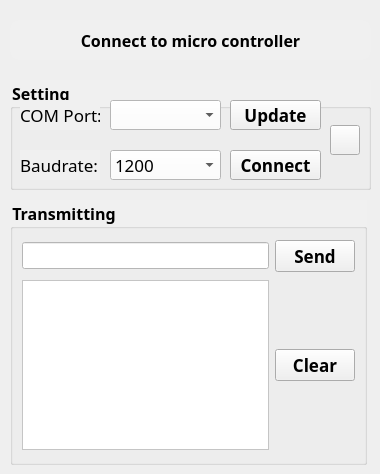
        <widget class="QWidget" name="pg_Connect">
         <widget class="QFrame" name="fr_Connect">
          <property name="geometry">
           <rect>
            <x>10</x>
            <y>20</y>
            <width>361</width>
            <height>40</height>
           </rect>
          </property>
          <property name="styleSheet">
           <string notr="true">background-color: rgb(240, 240, 240);
color: black;
border-radius:10px;</string>
          </property>
          <property name="frameShape">
           <enum>QFrame::StyledPanel</enum>
          </property>
          <property name="frameShadow">
           <enum>QFrame::Raised</enum>
          </property>
          <widget class="QLabel" name="label_61">
           <property name="geometry">
            <rect>
             <x>0</x>
             <y>10</y>
             <width>361</width>
             <height>21</height>
            </rect>
           </property>
           <property name="font">
            <font>
             <family>3DS Fonticon CID</family>
             <pointsize>12</pointsize>
             <weight>75</weight>
             <bold>true</bold>
            </font>
           </property>
           <property name="styleSheet">
            <string notr="true"/>
           </property>
           <property name="text">
            <string>Connect to micro controller</string>
           </property>
           <property name="alignment">
            <set>Qt::AlignCenter</set>
           </property>
          </widget>
         </widget>
         <widget class="QGroupBox" name="groupBox">
          <property name="geometry">
           <rect>
            <x>10</x>
            <y>80</y>
            <width>361</width>
            <height>110</height>
           </rect>
          </property>
          <property name="font">
           <font>
            <family>3ds</family>
            <pointsize>12</pointsize>
            <weight>75</weight>
            <bold>true</bold>
           </font>
          </property>
          <property name="styleSheet">
           <string notr="true">background-color: rgb(240, 240, 240);</string>
          </property>
          <property name="title">
           <string>Setting</string>
          </property>
          <widget class="QLabel" name="lb_baud">
           <property name="geometry">
            <rect>
             <x>10</x>
             <y>70</y>
             <width>80</width>
             <height>30</height>
            </rect>
           </property>
           <property name="font">
            <font>
             <family>3ds</family>
             <pointsize>13</pointsize>
             <weight>50</weight>
             <italic>false</italic>
             <bold>false</bold>
             <underline>false</underline>
            </font>
           </property>
           <property name="styleSheet">
            <string notr="true">color:black;</string>
           </property>
           <property name="text">
            <string>Baudrate:</string>
           </property>
          </widget>
          <widget class="QComboBox" name="cb_baudrate">
           <property name="geometry">
            <rect>
             <x>100</x>
             <y>70</y>
             <width>111</width>
             <height>30</height>
            </rect>
           </property>
           <property name="font">
            <font>
             <family>3ds</family>
             <pointsize>13</pointsize>
             <weight>50</weight>
             <bold>false</bold>
            </font>
           </property>
           <property name="styleSheet">
            <string notr="true">background-color: white;
color:black;</string>
           </property>
           <item>
            <property name="text">
             <string>1200</string>
            </property>
           </item>
           <item>
            <property name="text">
             <string>2400</string>
            </property>
           </item>
           <item>
            <property name="text">
             <string>4800</string>
            </property>
           </item>
           <item>
            <property name="text">
             <string>9600</string>
            </property>
           </item>
           <item>
            <property name="text">
             <string>19200</string>
            </property>
           </item>
           <item>
            <property name="text">
             <string>38400</string>
            </property>
           </item>
           <item>
            <property name="text">
             <string>57600</string>
            </property>
           </item>
           <item>
            <property name="text">
             <string>115200</string>
            </property>
           </item>
          </widget>
          <widget class="QLabel" name="lb_port">
           <property name="geometry">
            <rect>
             <x>10</x>
             <y>20</y>
             <width>80</width>
             <height>30</height>
            </rect>
           </property>
           <property name="font">
            <font>
             <family>3ds</family>
             <pointsize>13</pointsize>
             <weight>50</weight>
             <italic>false</italic>
             <bold>false</bold>
             <underline>false</underline>
            </font>
           </property>
           <property name="styleSheet">
            <string notr="true">color:black;</string>
           </property>
           <property name="text">
            <string>COM Port:</string>
           </property>
          </widget>
          <widget class="QComboBox" name="cb_port">
           <property name="geometry">
            <rect>
             <x>100</x>
             <y>20</y>
             <width>111</width>
             <height>30</height>
            </rect>
           </property>
           <property name="font">
            <font>
             <family>3ds</family>
             <pointsize>13</pointsize>
             <weight>50</weight>
             <bold>false</bold>
            </font>
           </property>
           <property name="styleSheet">
            <string notr="true">background-color: white;
color:black;</string>
           </property>
          </widget>
          <widget class="QPushButton" name="btn_cnt">
           <property name="geometry">
            <rect>
             <x>220</x>
             <y>70</y>
             <width>91</width>
             <height>30</height>
            </rect>
           </property>
           <property name="font">
            <font>
             <family>3ds</family>
             <pointsize>13</pointsize>
             <weight>75</weight>
             <bold>true</bold>
            </font>
           </property>
           <property name="text">
            <string>Connect</string>
           </property>
           <property name="checkable">
            <bool>true</bool>
           </property>
          </widget>
          <widget class="QPushButton" name="btn_upd">
           <property name="geometry">
            <rect>
             <x>220</x>
             <y>20</y>
             <width>91</width>
             <height>30</height>
            </rect>
           </property>
           <property name="font">
            <font>
             <family>3ds</family>
             <pointsize>13</pointsize>
             <weight>75</weight>
             <bold>true</bold>
            </font>
           </property>
           <property name="text">
            <string>Update</string>
           </property>
          </widget>
          <widget class="QPushButton" name="btn_sim">
           <property name="geometry">
            <rect>
             <x>320</x>
             <y>45</y>
             <width>30</width>
             <height>30</height>
            </rect>
           </property>
           <property name="font">
            <font>
             <family>3ds</family>
             <pointsize>12</pointsize>
             <weight>75</weight>
             <bold>true</bold>
            </font>
           </property>
           <property name="styleSheet">
            <string notr="true"/>
           </property>
           <property name="text">
            <string/>
           </property>
           <property name="icon">
            <iconset resource="Source.qrc">
             <normaloff>:/Icons/Icons/youtube.svg</normaloff>:/Icons/Icons/youtube.svg</iconset>
           </property>
           <property name="checkable">
            <bool>true</bool>
           </property>
           <property name="flat">
            <bool>false</bool>
           </property>
          </widget>
         </widget>
         <widget class="QGroupBox" name="groupBox_4">
          <property name="geometry">
           <rect>
            <x>10</x>
            <y>200</y>
            <width>357</width>
            <height>265</height>
           </rect>
          </property>
          <property name="font">
           <font>
            <family>3ds</family>
            <pointsize>12</pointsize>
            <weight>75</weight>
            <bold>true</bold>
           </font>
          </property>
          <property name="styleSheet">
           <string notr="true">background-color: rgb(240, 240, 240);</string>
          </property>
          <property name="title">
           <string>Transmitting</string>
          </property>
          <layout class="QGridLayout" name="gridLayout">
           <item row="1" column="1">
            <widget class="QPushButton" name="btn_clear">
             <property name="font">
              <font>
               <family>3ds</family>
               <pointsize>13</pointsize>
               <weight>75</weight>
               <bold>true</bold>
              </font>
             </property>
             <property name="text">
              <string>Clear</string>
             </property>
            </widget>
           </item>
           <item row="0" column="0">
            <widget class="QLineEdit" name="txt_send">
             <property name="font">
              <font>
               <pointsize>12</pointsize>
              </font>
             </property>
             <property name="styleSheet">
              <string notr="true">background-color: rgb(255, 255, 255);</string>
             </property>
            </widget>
           </item>
           <item row="0" column="1">
            <widget class="QPushButton" name="btn_send">
             <property name="font">
              <font>
               <family>3ds</family>
               <pointsize>13</pointsize>
               <weight>75</weight>
               <bold>true</bold>
              </font>
             </property>
             <property name="text">
              <string>Send</string>
             </property>
            </widget>
           </item>
           <item row="1" column="0">
            <widget class="QTextBrowser" name="txt_display">
             <property name="maximumSize">
              <size>
               <width>256</width>
               <height>170</height>
              </size>
             </property>
             <property name="font">
              <font>
               <pointsize>12</pointsize>
              </font>
             </property>
             <property name="styleSheet">
              <string notr="true">background-color: rgb(255, 255, 255);</string>
             </property>
            </widget>
           </item>
          </layout>
         </widget>
        </widget>
